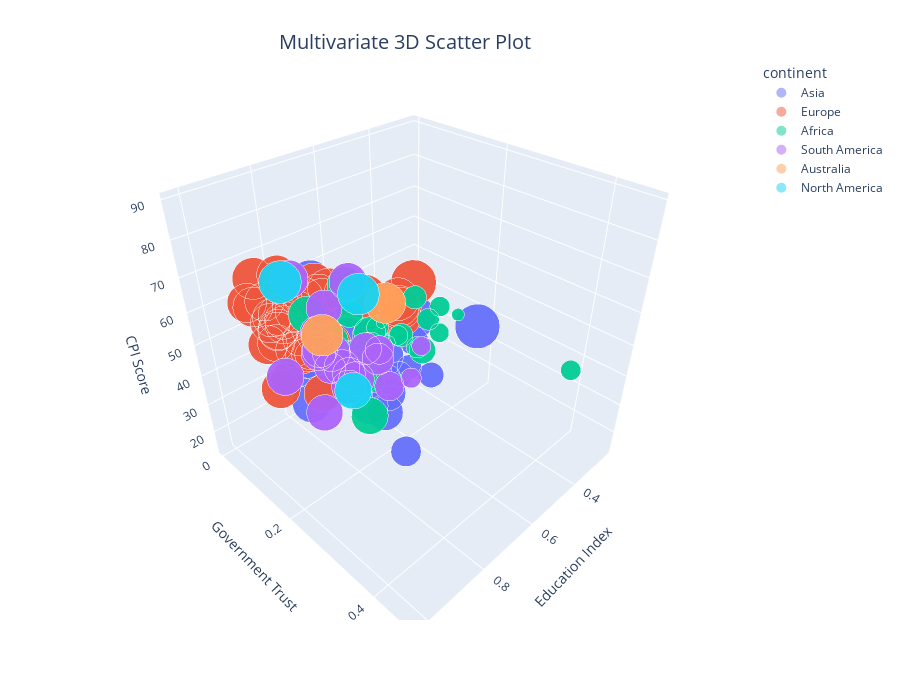

Here is the notebook cell this chart was saved with:
### Markdown cell above
education and goverment trust:

### Code cell
# Scatterplot using plotly Express
fig = px.scatter_3d(df_mean,
                    x='Education_Index',
                    y='government_trust',
                    z='cpi_score',
                    color='continent',
                    size='gdp_per_capita',
                    opacity=0.5,
                    size_max=45,
                    height=700,
                    hover_data=['Country'])

# Customize the layout
fig.update_layout(scene=dict(
    xaxis_title='Education Index',
    yaxis_title='Government Trust',
    zaxis_title='CPI Score'
))

# Makes Title 
fig.update_layout(
    title={
        'text': 'Multivariate 3D Scatter Plot',
        'x': 0.45,
        'y': 0.95,
        'xanchor': 'center',
        'yanchor': 'top'
    },
    title_font_size=20
)
# Show the plot
fig.show()

### Figure 1 — Plotly figure (JSON) as saved in the notebook; plotly's stock layout.template omitted (floating-point values rounded to 4 significant figures; data arrays with more than 128 entries replaced by an {"elided": "..."} marker saying what was removed)
{"data": [{"customdata": {"elided": "152x1 str values"}, "hovertemplate": "continent=Asia<br>Education_Index=%{x}<br>government_trust=%{y}<br>cpi_score=%{z}<br>gdp_per_capita=%{marker.size}<br>Country=%{customdata[0]}<extra></extra>", "legendgroup": "Asia", "marker": {"color": "#636efa", "opacity": 0.5, "size": {"elided": "152 float values"}, "sizemode": "area", "sizeref": 0.0008213, "symbol": "circle"}, "mode": "markers", "name": "Asia", "scene": "scene", "showlegend": true, "type": "scatter3d", "x": {"elided": "152 float values"}, "y": {"elided": "152 float values"}, "z": {"elided": "152 float values"}}, {"customdata": {"elided": "148x1 str values"}, "hovertemplate": "continent=Europe<br>Education_Index=%{x}<br>government_trust=%{y}<br>cpi_score=%{z}<br>gdp_per_capita=%{marker.size}<br>Country=%{customdata[0]}<extra></extra>", "legendgroup": "Europe", "marker": {"color": "#EF553B", "opacity": 0.5, "size": {"elided": "148 float values"}, "sizemode": "area", "sizeref": 0.0008213, "symbol": "circle"}, "mode": "markers", "name": "Europe", "scene": "scene", "showlegend": true, "type": "scatter3d", "x": {"elided": "148 float values"}, "y": {"elided": "148 float values"}, "z": {"elided": "148 float values"}}, {"customdata": [["Algeria"], ["Algeria"], ["Algeria"], ["Algeria"], ["Benin"], ["Benin"], ["Benin"], ["Benin"], ["Botswana"], ["Botswana"], ["Botswana"], ["Botswana"], ["Burkina Faso"], ["Burkina Faso"], ["Burkina Faso"], ["Burkina Faso"], ["Burundi"], ["Burundi"], ["Burundi"], ["Burundi"], ["Cameroon"], ["Cameroon"], ["Cameroon"], ["Cameroon"], ["Chad"], ["Chad"], ["Chad"], ["Chad"], ["Egypt"], ["Egypt"], ["Egypt"], ["Egypt"], ["Ethiopia"], ["Ethiopia"], ["Ethiopia"], ["Ethiopia"], ["Gabon"], ["Gabon"], ["Gabon"], ["Gabon"], ["Ghana"], ["Ghana"], ["Ghana"], ["Ghana"], ["Kenya"], ["Kenya"], ["Kenya"], ["Kenya"], ["Liberia"], ["Liberia"], ["Liberia"], ["Liberia"], ["Libya"], ["Libya"], ["Libya"], ["Libya"], ["Madagascar"], ["Madagascar"], ["Madagascar"], ["Madagascar"], ["Malawi"], ["Malawi"], ["Malawi"], ["Malawi"], ["Mali"], ["Mali"], ["Mali"], ["Mali"], ["Mauritania"], ["Mauritania"], ["Mauritania"], ["Mauritania"], ["Mauritius"], ["Mauritius"], ["Mauritius"], ["Mauritius"], ["Morocco"], ["Morocco"], ["Morocco"], ["Morocco"], ["Niger"], ["Niger"], ["Niger"], ["Niger"], ["Nigeria"], ["Nigeria"], ["Nigeria"], ["Nigeria"], ["Rwanda"], ["Rwanda"], ["Rwanda"], ["Rwanda"], ["Senegal"], ["Senegal"], ["Senegal"], ["Senegal"], ["Sierra Leone"], ["Sierra Leone"], ["Sierra Leone"], ["Sierra Leone"], ["South Africa"], ["South Africa"], ["South Africa"], ["South Africa"], ["Tanzania"], ["Tanzania"], ["Tanzania"], ["Tanzania"], ["Togo"], ["Togo"], ["Togo"], ["Togo"], ["Tunisia"], ["Tunisia"], ["Tunisia"], ["Tunisia"], ["Uganda"], ["Uganda"], ["Uganda"], ["Uganda"], ["Zambia"], ["Zambia"], ["Zambia"], ["Zambia"], ["Zimbabwe"], ["Zimbabwe"], ["Zimbabwe"], ["Zimbabwe"]], "hovertemplate": "continent=Africa<br>Education_Index=%{x}<br>government_trust=%{y}<br>cpi_score=%{z}<br>gdp_per_capita=%{marker.size}<br>Country=%{customdata[0]}<extra></extra>", "legendgroup": "Africa", "marker": {"color": "#00cc96", "opacity": 0.5, "size": [1.003, 1.003, 1.003, 1.003, 0.3722, 0.3722, 0.3722, 0.3722, 1.043, 1.043, 1.043, 1.043, 0.3133, 0.3133, 0.3133, 0.3133, 0.061, 0.061, 0.061, 0.061, 0.5177, 0.5177, 0.5177, 0.5177, 0.372, 0.372, 0.372, 0.372, 0.9174, 0.9174, 0.9174, 0.9174, 0.2935, 0.2935, 0.2935, 0.2935, 1.088, 1.088, 1.088, 1.088, 0.604, 0.604, 0.604, 0.604, 0.4825, 0.4825, 0.4825, 0.4825, 0.0848, 0.0848, 0.0848, 0.0848, 1.066, 1.066, 1.066, 1.066, 0.2625, 0.2625, 0.2625, 0.2625, 0.1566, 0.1566, 0.1566, 0.1566, 0.373, 0.373, 0.373, 0.373, 0.5574, 0.5574, 0.5574, 0.5574, 1.102, 1.102, 1.102, 1.102, 0.7982, 0.7982, 0.7982, 0.7982, 0.1251, 0.1251, 0.1251, 0.1251, 0.7058, 0.7058, 0.7058, 0.7058, 0.3205, 0.3205, 0.3205, 0.3205, 0.4308, 0.4308, 0.4308, 0.4308, 0.3057, 0.3057, 0.3057, 0.3057, 0.9688, 0.9688, 0.9688, 0.9688, 0.4318, 0.4318, 0.4318, 0.4318, 0.262, 0.262, 0.262, 0.262, 0.9273, 0.9273, 0.9273, 0.9273, 0.3116, 0.3116, 0.3116, 0.3116, 0.5617, 0.5617, 0.5617, 0.5617, 0.3425, 0.3425, 0.3425, 0.3425], "sizemode": "area", "sizeref": 0.0008213, "symbol": "circle"}, "mode": "markers", "name": "Africa", "scene": "scene", "showlegend": true, "type": "scatter3d", "x": [0.7025, 0.7025, 0.7025, 0.7025, 0.5225, 0.5225, 0.5225, 0.5225, 0.68, 0.68, 0.68, 0.68, 0.33, 0.33, 0.33, 0.33, 0.4675, 0.4675, 0.4675, 0.4675, 0.585, 0.585, 0.585, 0.585, 0.3275, 0.3275, 0.3275, 0.3275, 0.6375, 0.6375, 0.6375, 0.6375, 0.3625, 0.3625, 0.3625, 0.3625, 0.6525, 0.6525, 0.6525, 0.6525, 0.58, 0.58, 0.58, 0.58, 0.5675, 0.5675, 0.5675, 0.5675, 0.4575, 0.4575, 0.4575, 0.4575, 0.6475, 0.6475, 0.6475, 0.6475, 0.52, 0.52, 0.52, 0.52, 0.4875, 0.4875, 0.4875, 0.4875, 0.315, 0.315, 0.315, 0.315, 0.41, 0.41, 0.41, 0.41, 0.76, 0.76, 0.76, 0.76, 0.5675, 0.5675, 0.5675, 0.5675, 0.2425, 0.2425, 0.2425, 0.2425, 0.505, 0.505, 0.505, 0.505, 0.485, 0.485, 0.485, 0.485, 0.395, 0.395, 0.395, 0.395, 0.4225, 0.4225, 0.4225, 0.4225, 0.725, 0.725, 0.725, 0.725, 0.4525, 0.4525, 0.4525, 0.4525, 0.55, 0.55, 0.55, 0.55, 0.6975, 0.6975, 0.6975, 0.6975, 0.5425, 0.5425, 0.5425, 0.5425, 0.6075, 0.6075, 0.6075, 0.6075, 0.5725, 0.5725, 0.5725, 0.5725], "y": [0.1422, 0.1422, 0.1422, 0.1422, 0.0725, 0.0725, 0.0725, 0.0725, 0.1038, 0.1038, 0.1038, 0.1038, 0.1224, 0.1224, 0.1224, 0.1224, 0.1102, 0.1102, 0.1102, 0.1102, 0.0473, 0.0473, 0.0473, 0.0473, 0.0611, 0.0611, 0.0611, 0.0611, 0.0879, 0.0879, 0.0879, 0.0879, 0.1405, 0.1405, 0.1405, 0.1405, 0.0735, 0.0735, 0.0735, 0.0735, 0.0345, 0.0345, 0.0345, 0.0345, 0.0578, 0.0578, 0.0578, 0.0578, 0.0411, 0.0411, 0.0411, 0.0411, 0.1257, 0.1257, 0.1257, 0.1257, 0.0596, 0.0596, 0.0596, 0.0596, 0.0779, 0.0779, 0.0779, 0.0779, 0.0841, 0.0841, 0.0841, 0.0841, 0.1231, 0.1231, 0.1231, 0.1231, 0.0568, 0.0568, 0.0568, 0.0568, 0.0808, 0.0808, 0.0808, 0.0808, 0.124, 0.124, 0.124, 0.124, 0.0349, 0.0349, 0.0349, 0.0349, 0.4655, 0.4655, 0.4655, 0.4655, 0.0941, 0.0941, 0.0941, 0.0941, 0.0642, 0.0642, 0.0642, 0.0642, 0.0681, 0.0681, 0.0681, 0.0681, 0.0919, 0.0919, 0.0919, 0.0919, 0.0972, 0.0972, 0.0972, 0.0972, 0.0671, 0.0671, 0.0671, 0.0671, 0.0627, 0.0627, 0.0627, 0.0627, 0.093, 0.093, 0.093, 0.093, 0.091, 0.091, 0.091, 0.091], "z": [34.5, 34.5, 34.5, 34.5, 38, 38, 38, 38, 61.25, 61.25, 61.25, 61.25, 40.75, 40.75, 40.75, 40.75, 20, 20, 20, 20, 25.75, 25.75, 25.75, 25.75, 20.25, 20.25, 20.25, 20.25, 34.25, 34.25, 34.25, 34.25, 34, 34, 34, 34, 33, 33, 33, 33, 42.75, 42.75, 42.75, 42.75, 26.5, 26.5, 26.5, 26.5, 34.25, 34.25, 34.25, 34.25, 16, 16, 16, 16, 25.75, 25.75, 25.75, 25.75, 31.25, 31.25, 31.25, 31.25, 32.5, 32.5, 32.5, 32.5, 28.25, 28.25, 28.25, 28.25, 52, 52, 52, 52, 39, 39, 39, 39, 34, 34, 34, 34, 27, 27, 27, 27, 54.75, 54.75, 54.75, 54.75, 44.75, 44.75, 44.75, 44.75, 29.75, 29.75, 29.75, 29.75, 43.75, 43.75, 43.75, 43.75, 33.5, 33.5, 33.5, 33.5, 31.5, 31.5, 31.5, 31.5, 41, 41, 41, 41, 25.5, 25.5, 25.5, 25.5, 37, 37, 37, 37, 21.75, 21.75, 21.75, 21.75]}, {"customdata": [["Argentina"], ["Argentina"], ["Argentina"], ["Argentina"], ["Bolivia"], ["Bolivia"], ["Bolivia"], ["Bolivia"], ["Brazil"], ["Brazil"], ["Brazil"], ["Brazil"], ["Chile"], ["Chile"], ["Chile"], ["Chile"], ["Colombia"], ["Colombia"], ["Colombia"], ["Colombia"], ["Costa Rica"], ["Costa Rica"], ["Costa Rica"], ["Costa Rica"], ["Dominican Republic"], ["Dominican Republic"], ["Dominican Republic"], ["Dominican Republic"], ["Ecuador"], ["Ecuador"], ["Ecuador"], ["Ecuador"], ["El Salvador"], ["El Salvador"], ["El Salvador"], ["El Salvador"], ["Guatemala"], ["Guatemala"], ["Guatemala"], ["Guatemala"], ["Guinea"], ["Guinea"], ["Guinea"], ["Guinea"], ["Haiti"], ["Haiti"], ["Haiti"], ["Haiti"], ["Honduras"], ["Honduras"], ["Honduras"], ["Honduras"], ["Jamaica"], ["Jamaica"], ["Jamaica"], ["Jamaica"], ["Nicaragua"], ["Nicaragua"], ["Nicaragua"], ["Nicaragua"], ["Panama"], ["Panama"], ["Panama"], ["Panama"], ["Paraguay"], ["Paraguay"], ["Paraguay"], ["Paraguay"], ["Peru"], ["Peru"], ["Peru"], ["Peru"], ["Uruguay"], ["Uruguay"], ["Uruguay"], ["Uruguay"], ["Venezuela"], ["Venezuela"], ["Venezuela"], ["Venezuela"]], "hovertemplate": "continent=South America<br>Education_Index=%{x}<br>government_trust=%{y}<br>cpi_score=%{z}<br>gdp_per_capita=%{marker.size}<br>Country=%{customdata[0]}<extra></extra>", "legendgroup": "South America", "marker": {"color": "#ab63fa", "opacity": 0.5, "size": [1.101, 1.101, 1.101, 1.101, 0.7605, 0.7605, 0.7605, 0.7605, 1.02, 1.02, 1.02, 1.02, 1.163, 1.163, 1.163, 1.163, 0.9836, 0.9836, 0.9836, 0.9836, 1.027, 1.027, 1.027, 1.027, 0.9929, 0.9929, 0.9929, 0.9929, 0.9165, 0.9165, 0.9165, 0.9165, 0.8186, 0.8186, 0.8186, 0.8186, 0.7996, 0.7996, 0.7996, 0.7996, 0.2857, 0.2857, 0.2857, 0.2857, 0.3183, 0.3183, 0.3183, 0.3183, 0.647, 0.647, 0.647, 0.647, 0.8465, 0.8465, 0.8465, 0.8465, 0.6731, 0.6731, 0.6731, 0.6731, 1.14, 1.14, 1.14, 1.14, 0.8456, 0.8456, 0.8456, 0.8456, 0.9574, 0.9574, 0.9574, 0.9574, 1.124, 1.124, 1.124, 1.124, 1.032, 1.032, 1.032, 1.032], "sizemode": "area", "sizeref": 0.0008213, "symbol": "circle"}, "mode": "markers", "name": "South America", "scene": "scene", "showlegend": true, "type": "scatter3d", "x": [0.8625, 0.8625, 0.8625, 0.8625, 0.71, 0.71, 0.71, 0.71, 0.7275, 0.7275, 0.7275, 0.7275, 0.8325, 0.8325, 0.8325, 0.8325, 0.7125, 0.7125, 0.7125, 0.7125, 0.7525, 0.7525, 0.7525, 0.7525, 0.6775, 0.6775, 0.6775, 0.6775, 0.73, 0.73, 0.73, 0.73, 0.6025, 0.6025, 0.6025, 0.6025, 0.5375, 0.5375, 0.5375, 0.5375, 0.38, 0.38, 0.38, 0.38, 0.4575, 0.4575, 0.4575, 0.4575, 0.52, 0.52, 0.52, 0.52, 0.7075, 0.7075, 0.7075, 0.7075, 0.59, 0.59, 0.59, 0.59, 0.705, 0.705, 0.705, 0.705, 0.66, 0.66, 0.66, 0.66, 0.7175, 0.7175, 0.7175, 0.7175, 0.775, 0.775, 0.775, 0.775, 0.7475, 0.7475, 0.7475, 0.7475], "y": [0.0621, 0.0621, 0.0621, 0.0621, 0.0666, 0.0666, 0.0666, 0.0666, 0.1151, 0.1151, 0.1151, 0.1151, 0.082, 0.082, 0.082, 0.082, 0.0427, 0.0427, 0.0427, 0.0427, 0.1, 0.1, 0.1, 0.1, 0.1158, 0.1158, 0.1158, 0.1158, 0.132, 0.132, 0.132, 0.132, 0.0909, 0.0909, 0.0909, 0.0909, 0.0802, 0.0802, 0.0802, 0.0802, 0.1031, 0.1031, 0.1031, 0.1031, 0.1214, 0.1214, 0.1214, 0.1214, 0.0734, 0.0734, 0.0734, 0.0734, 0.0343, 0.0343, 0.0343, 0.0343, 0.1447, 0.1447, 0.1447, 0.1447, 0.0702, 0.0702, 0.0702, 0.0702, 0.0819, 0.0819, 0.0819, 0.0819, 0.042, 0.042, 0.042, 0.042, 0.1822, 0.1822, 0.1822, 0.1822, 0.0685, 0.0685, 0.0685, 0.0685], "z": [36.75, 36.75, 36.75, 36.75, 32.25, 32.25, 32.25, 32.25, 37.5, 37.5, 37.5, 37.5, 67.5, 67.5, 67.5, 67.5, 36.75, 36.75, 36.75, 36.75, 57, 57, 57, 57, 30.75, 30.75, 30.75, 30.75, 32.25, 32.25, 32.25, 32.25, 35.75, 35.75, 35.75, 35.75, 27.75, 27.75, 27.75, 27.75, 26.75, 26.75, 26.75, 26.75, 19.75, 19.75, 19.75, 19.75, 29.75, 29.75, 29.75, 29.75, 42, 42, 42, 42, 26, 26, 26, 26, 37.75, 37.75, 37.75, 37.75, 28.75, 28.75, 28.75, 28.75, 35.75, 35.75, 35.75, 35.75, 71.25, 71.25, 71.25, 71.25, 17.5, 17.5, 17.5, 17.5]}, {"customdata": [["Australia"], ["Australia"], ["Australia"], ["Australia"], ["New Zealand"], ["New Zealand"], ["New Zealand"], ["New Zealand"]], "hovertemplate": "continent=Australia<br>Education_Index=%{x}<br>government_trust=%{y}<br>cpi_score=%{z}<br>gdp_per_capita=%{marker.size}<br>Country=%{customdata[0]}<extra></extra>", "legendgroup": "Australia", "marker": {"color": "#FFA15A", "opacity": 0.5, "size": [1.383, 1.383, 1.383, 1.383, 1.307, 1.307, 1.307, 1.307], "sizemode": "area", "sizeref": 0.0008213, "symbol": "circle"}, "mode": "markers", "name": "Australia", "scene": "scene", "showlegend": true, "type": "scatter3d", "x": [1.022, 1.022, 1.022, 1.022, 0.9775, 0.9775, 0.9775, 0.9775], "y": [0.3124, 0.3124, 0.3124, 0.3124, 0.3953, 0.3953, 0.3953, 0.3953], "z": [78, 78, 78, 78, 89.25, 89.25, 89.25, 89.25]}, {"customdata": [["Canada"], ["Canada"], ["Canada"], ["Canada"], ["Mexico"], ["Mexico"], ["Mexico"], ["Mexico"], ["United States"], ["United States"], ["United States"], ["United States"]], "hovertemplate": "continent=North America<br>Education_Index=%{x}<br>government_trust=%{y}<br>cpi_score=%{z}<br>gdp_per_capita=%{marker.size}<br>Country=%{customdata[0]}<extra></extra>", "legendgroup": "North America", "marker": {"color": "#19d3f3", "opacity": 0.5, "size": [1.375, 1.375, 1.375, 1.375, 1.07, 1.07, 1.07, 1.07, 1.443, 1.443, 1.443, 1.443], "sizemode": "area", "sizeref": 0.0008213, "symbol": "circle"}, "mode": "markers", "name": "North America", "scene": "scene", "showlegend": true, "type": "scatter3d", "x": [0.9125, 0.9125, 0.9125, 0.9125, 0.71, 0.71, 0.71, 0.71, 0.92, 0.92, 0.92, 0.92], "y": [0.304, 0.304, 0.304, 0.304, 0.1285, 0.1285, 0.1285, 0.1285, 0.1389, 0.1389, 0.1389, 0.1389], "z": [82, 82, 82, 82, 29.5, 29.5, 29.5, 29.5, 74, 74, 74, 74]}], "layout": {"height": 700, "legend": {"itemsizing": "constant", "title": {"text": "continent"}, "tracegroupgap": 0}, "margin": {"t": 60}, "scene": {"domain": {"x": [0, 1], "y": [0, 1]}, "xaxis": {"title": {"text": "Education Index"}}, "yaxis": {"title": {"text": "Government Trust"}}, "zaxis": {"title": {"text": "CPI Score"}}}, "title": {"font": {"size": 20}, "text": "Multivariate 3D Scatter Plot", "x": 0.45, "xanchor": "center", "y": 0.95, "yanchor": "top"}}}
